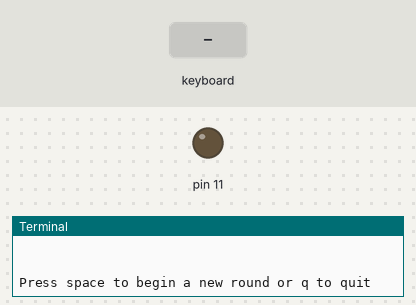
The program below on a simulated Raspberry Pi (header pin numbers). Parts: output pins drawn as LEDs (lit = HIGH), the last lines printed to the terminal. Inputs (shaded band) come from the test bench. Random numbers come from a fixed seed; the pygame window is not drawn; the clock reads 2024-03-15 10:24:30 at power-on unless the program sets it.

Above: at 6.3 s.
6.4 s: key space typed on the keyboard
At 12.7 s:
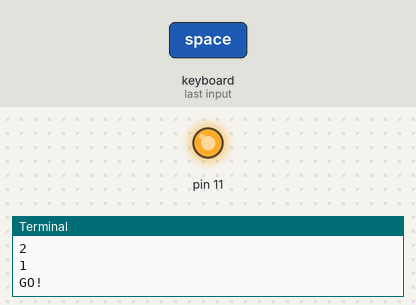
Timing chart, 0 to 14.2 s (numbered marks = the images above; inputs shaded):
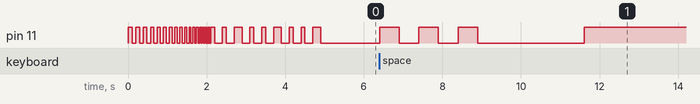

Measured:
- after the input at 6.4 s, pin 11: LOW → HIGH at once, then repeats every 1.0 s: LOW 0.50 s, HIGH 0.50 s

The program:

react.py
```python
import RPi.GPIO as GPIO
import time
import random
import pygame
import math
import sys

def on(pin):
    GPIO.output(pin, GPIO.HIGH)

def off(pin):
    GPIO.output(pin, GPIO.LOW)

def on_delay(pin, delay):
    on(pin)
    time.sleep(delay)

def off_delay(pin, delay):
    off(pin)
    time.sleep(delay)

def countdown(pin):
    for i in range(3, 0, -1):
        print i
        on(pin)
        time.sleep(.5)
        off(pin)
        time.sleep(.5)

def selection():
    while True:
        for event in pygame.event.get():
            if pygame.key.get_pressed()[pygame.K_SPACE]:
                return True
            if pygame.key.get_pressed()[ord('q')]:
                return False

def readable_time(reaction_time):
    x = int(math.ceil(reaction_time * 1000))
    if x > 1000:
        return str(x / 1000.0) + " seconds"
    return str(x) + " milliseconds"

def buzz(pin):
    for i in range(15):
        on(pin)
        time.sleep(.03)
        off(pin)
        time.sleep(.03)

def hello(pin):
    for i in range(20, 0, -1):
        on(pin)
        time.sleep(i * .005)
        off(pin)
        time.sleep(i * .005)
    for i in range(3):
        # 121222
        on_delay(pin, .1)
        off_delay(pin, .2)
        on_delay(pin, .1)
        off_delay(pin, .2)
        on_delay(pin, .2)
        off_delay(pin, .2)

def goodbye(pin):
    for i in range(20):
        on(pin)
        time.sleep(i * .005)
        off(pin)
        time.sleep(i * .005)

def success(pin, reaction_time):
    for i in range(4):
        on(pin)
        time.sleep(reaction_time / 7.0)
        off(pin)
        time.sleep(reaction_time / 7.0)
        on(pin)
        time.sleep(.21)
        off(pin)
        time.sleep(.21)

def delay(pin):
    delay = random.uniform(1, 10)
    start_of_delay = time.time()
    cheated = False
    while start_of_delay + delay > time.time() and not cheated:
        for event in pygame.event.get():
            if pygame.key.get_pressed()[pygame.K_SPACE]:
                print "You cheated! Try again."
                buzz(pin)
                return True
    return False

def save_high_score(time, name):
    s = time + " " + name + "\n"
    with open("react-highscores.txt", "a") as f:
        f.write(s)
    with open("react-highscores.txt", "w+") as f:
        x = f.readlines()
        for line in sorted(x):
            f.write(line)

def setup(pin):
    GPIO.setmode(GPIO.BOARD)
    GPIO.setwarnings(False)

    GPIO.setup(pin, GPIO.OUT)
    pygame.init()

    screen = pygame.display.set_mode((600, 400))
    pygame.display.set_caption("REACT!")

    print """Welcome to React!, a game that tests your reaction skills
Press the space bar to begin a game
Press the space bar again once the light turns on
Enjoy!
"""

def run_game(pin, name):
    on(pin)
    print "GO!"
    time_turned_on = time.time()

    active = True
    old_press = False
    while active:
        for event in pygame.event.get():
            if pygame.key.get_pressed()[pygame.K_SPACE] and not old_press:
                active = False
            old_press = pygame.key.get_pressed()[pygame.K_SPACE]

    reaction_time = time.time() - time_turned_on
    print "Your reaction time was", readable_time(reaction_time)
    success(pin, reaction_time)
    # TODO: implement high scores
    # save_high_score(readable_time(reaction_time), name)

def main():
    PIN = 11
    setup(PIN)

    hello(PIN)
    # TODO: use this for high scores
    # name = raw_input("Enter the name you'd like to use for high scores: ")
    name = ""

    game_is_running = True
    while game_is_running:
        off(PIN)

        print "\nPress space to begin a new round or q to quit"
        game_is_running = selection()
        if not game_is_running:
            break

        countdown(PIN)
        cheated = delay(PIN)

        if not cheated:
            run_game(PIN, name)

    goodbye(PIN)
    GPIO.cleanup()

if __name__ == "__main__":
    main()
```
